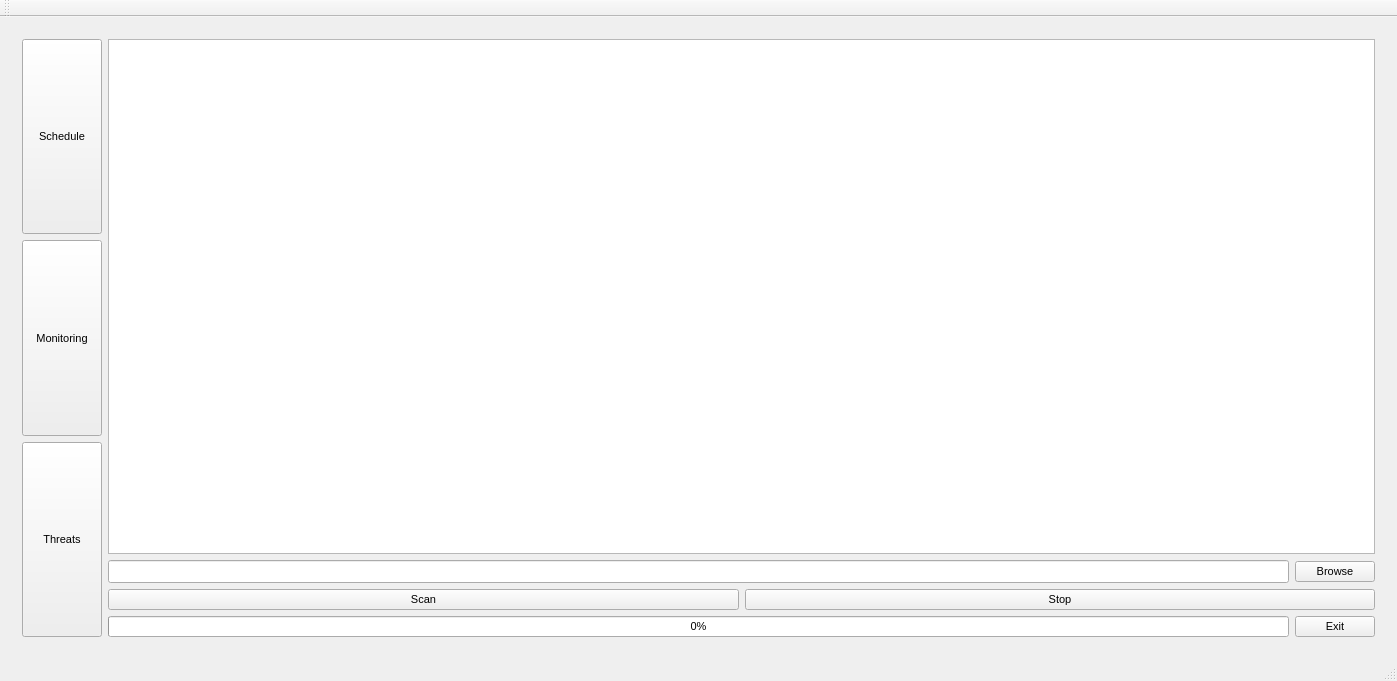
<?xml version="1.0" encoding="UTF-8"?>
<ui version="4.0">
 <class>ClientClass</class>
 <widget class="QMainWindow" name="ClientClass">
  <property name="geometry">
   <rect>
    <x>0</x>
    <y>0</y>
    <width>1397</width>
    <height>681</height>
   </rect>
  </property>
  <property name="font">
   <font>
    <pointsize>8</pointsize>
   </font>
  </property>
  <property name="windowTitle">
   <string>Client</string>
  </property>
  <widget class="QWidget" name="centralWidget">
   <layout class="QGridLayout" name="gridLayout">
    <item row="1" column="0">
     <widget class="QStackedWidget" name="stackedWidget">
      <property name="currentIndex">
       <number>0</number>
      </property>
      <widget class="QWidget" name="page">
       <layout class="QGridLayout" name="gridLayout_5">
        <item row="1" column="1">
         <layout class="QHBoxLayout" name="horizontalLayout_9">
          <item>
           <widget class="QLineEdit" name="pathLineEdit">
            <property name="font">
             <font>
              <pointsize>10</pointsize>
             </font>
            </property>
           </widget>
          </item>
          <item>
           <widget class="QPushButton" name="browseButton">
            <property name="text">
             <string>Browse</string>
            </property>
           </widget>
          </item>
         </layout>
        </item>
        <item row="2" column="1">
         <layout class="QHBoxLayout" name="horizontalLayout_7">
          <item>
           <widget class="QPushButton" name="scanButton">
            <property name="font">
             <font>
              <pointsize>8</pointsize>
             </font>
            </property>
            <property name="text">
             <string>Scan</string>
            </property>
           </widget>
          </item>
          <item>
           <widget class="QPushButton" name="stopScanButton">
            <property name="font">
             <font>
              <pointsize>8</pointsize>
             </font>
            </property>
            <property name="text">
             <string>Stop</string>
            </property>
           </widget>
          </item>
         </layout>
        </item>
        <item row="3" column="1">
         <layout class="QHBoxLayout" name="horizontalLayout_8">
          <item>
           <widget class="QProgressBar" name="scanProgressBar">
            <property name="value">
             <number>0</number>
            </property>
           </widget>
          </item>
          <item>
           <widget class="QPushButton" name="shutDownButton">
            <property name="styleSheet">
             <string notr="true"/>
            </property>
            <property name="text">
             <string>Exit</string>
            </property>
           </widget>
          </item>
         </layout>
        </item>
        <item row="0" column="1">
         <widget class="QTextEdit" name="reportTextEdit">
          <property name="font">
           <font>
            <pointsize>10</pointsize>
           </font>
          </property>
         </widget>
        </item>
        <item row="0" column="0" rowspan="4">
         <layout class="QGridLayout" name="gridLayout_6">
          <item row="2" column="0">
           <widget class="QPushButton" name="reportButton">
            <property name="sizePolicy">
             <sizepolicy hsizetype="Minimum" vsizetype="Expanding">
              <horstretch>0</horstretch>
              <verstretch>0</verstretch>
             </sizepolicy>
            </property>
            <property name="text">
             <string>Threats</string>
            </property>
           </widget>
          </item>
          <item row="1" column="0">
           <widget class="QPushButton" name="monitorPageButton">
            <property name="sizePolicy">
             <sizepolicy hsizetype="Minimum" vsizetype="Expanding">
              <horstretch>0</horstretch>
              <verstretch>0</verstretch>
             </sizepolicy>
            </property>
            <property name="text">
             <string>Monitoring</string>
            </property>
           </widget>
          </item>
          <item row="0" column="0">
           <widget class="QPushButton" name="schedulePageButton">
            <property name="sizePolicy">
             <sizepolicy hsizetype="Minimum" vsizetype="Expanding">
              <horstretch>0</horstretch>
              <verstretch>0</verstretch>
             </sizepolicy>
            </property>
            <property name="text">
             <string>Schedule</string>
            </property>
           </widget>
          </item>
         </layout>
        </item>
       </layout>
      </widget>
      <widget class="QWidget" name="page_2">
       <widget class="QListWidget" name="threatList">
        <property name="geometry">
         <rect>
          <x>180</x>
          <y>20</y>
          <width>1191</width>
          <height>571</height>
         </rect>
        </property>
        <property name="font">
         <font>
          <pointsize>11</pointsize>
         </font>
        </property>
       </widget>
       <widget class="QWidget" name="verticalLayoutWidget">
        <property name="geometry">
         <rect>
          <x>10</x>
          <y>20</y>
          <width>160</width>
          <height>571</height>
         </rect>
        </property>
        <layout class="QVBoxLayout" name="verticalLayout">
         <item>
          <layout class="QHBoxLayout" name="horizontalLayout_2">
           <item>
            <widget class="QPushButton" name="backButton">
             <property name="text">
              <string>Back</string>
             </property>
            </widget>
           </item>
          </layout>
         </item>
         <item>
          <widget class="QPushButton" name="deleteButton">
           <property name="sizePolicy">
            <sizepolicy hsizetype="Minimum" vsizetype="Expanding">
             <horstretch>0</horstretch>
             <verstretch>0</verstretch>
            </sizepolicy>
           </property>
           <property name="text">
            <string>Delete file</string>
           </property>
          </widget>
         </item>
         <item>
          <widget class="QPushButton" name="unQuarantineButton">
           <property name="sizePolicy">
            <sizepolicy hsizetype="Minimum" vsizetype="Expanding">
             <horstretch>0</horstretch>
             <verstretch>0</verstretch>
            </sizepolicy>
           </property>
           <property name="text">
            <string>Remove from quarantine</string>
           </property>
          </widget>
         </item>
         <item>
          <widget class="QPushButton" name="quarantineButton">
           <property name="sizePolicy">
            <sizepolicy hsizetype="Minimum" vsizetype="Expanding">
             <horstretch>0</horstretch>
             <verstretch>0</verstretch>
            </sizepolicy>
           </property>
           <property name="text">
            <string>Quarantine</string>
           </property>
          </widget>
         </item>
        </layout>
       </widget>
      </widget>
      <widget class="QWidget" name="page_3">
       <layout class="QGridLayout" name="gridLayout_2">
        <item row="0" column="0">
         <layout class="QVBoxLayout" name="verticalLayout_2">
          <item>
           <widget class="QPushButton" name="monitorBackButton">
            <property name="text">
             <string>Back</string>
            </property>
           </widget>
          </item>
          <item>
           <widget class="QPushButton" name="monitorButton">
            <property name="sizePolicy">
             <sizepolicy hsizetype="Minimum" vsizetype="Expanding">
              <horstretch>0</horstretch>
              <verstretch>0</verstretch>
             </sizepolicy>
            </property>
            <property name="text">
             <string>Start monitoring</string>
            </property>
           </widget>
          </item>
          <item>
           <widget class="QPushButton" name="stopMonitorButton">
            <property name="sizePolicy">
             <sizepolicy hsizetype="Minimum" vsizetype="Expanding">
              <horstretch>0</horstretch>
              <verstretch>0</verstretch>
             </sizepolicy>
            </property>
            <property name="text">
             <string>Stop monitoring</string>
            </property>
           </widget>
          </item>
         </layout>
        </item>
        <item row="0" column="1">
         <widget class="QTableWidget" name="monitorTable">
          <column>
           <property name="text">
            <string>Folder</string>
           </property>
          </column>
         </widget>
        </item>
        <item row="1" column="0" colspan="2">
         <layout class="QHBoxLayout" name="horizontalLayout">
          <item>
           <widget class="QLineEdit" name="monitorPathEdit">
            <property name="font">
             <font>
              <pointsize>10</pointsize>
             </font>
            </property>
           </widget>
          </item>
          <item>
           <widget class="QPushButton" name="monitorBrowseButton">
            <property name="text">
             <string>Browse</string>
            </property>
           </widget>
          </item>
         </layout>
        </item>
       </layout>
      </widget>
      <widget class="QWidget" name="page_4">
       <layout class="QGridLayout" name="gridLayout_3">
        <item row="0" column="0">
         <layout class="QVBoxLayout" name="verticalLayout_3">
          <item>
           <widget class="QPushButton" name="scheduleBackButton">
            <property name="text">
             <string>Back</string>
            </property>
           </widget>
          </item>
          <item>
           <widget class="QPushButton" name="scheduleScanButton">
            <property name="sizePolicy">
             <sizepolicy hsizetype="Minimum" vsizetype="Expanding">
              <horstretch>0</horstretch>
              <verstretch>0</verstretch>
             </sizepolicy>
            </property>
            <property name="text">
             <string>Schedule</string>
            </property>
           </widget>
          </item>
          <item>
           <widget class="QPushButton" name="cancelScheduleScanButton">
            <property name="sizePolicy">
             <sizepolicy hsizetype="Minimum" vsizetype="Expanding">
              <horstretch>0</horstretch>
              <verstretch>0</verstretch>
             </sizepolicy>
            </property>
            <property name="text">
             <string>Cancel</string>
            </property>
           </widget>
          </item>
         </layout>
        </item>
        <item row="0" column="1">
         <widget class="QTableWidget" name="scheduleScanTable">
          <column>
           <property name="text">
            <string>Folder</string>
           </property>
          </column>
          <column>
           <property name="text">
            <string>Time</string>
           </property>
          </column>
         </widget>
        </item>
        <item row="1" column="0" colspan="2">
         <layout class="QHBoxLayout" name="horizontalLayout_5">
          <item>
           <widget class="QLineEdit" name="schedulePathEdit">
            <property name="font">
             <font>
              <pointsize>10</pointsize>
             </font>
            </property>
           </widget>
          </item>
          <item>
           <widget class="QPushButton" name="scheduleBrowseButton">
            <property name="text">
             <string>Path</string>
            </property>
           </widget>
          </item>
          <item>
           <widget class="QTimeEdit" name="scheduleTimeEdit"/>
          </item>
         </layout>
        </item>
       </layout>
      </widget>
     </widget>
    </item>
   </layout>
  </widget>
  <widget class="QMenuBar" name="menuBar">
   <property name="geometry">
    <rect>
     <x>0</x>
     <y>0</y>
     <width>1397</width>
     <height>23</height>
    </rect>
   </property>
  </widget>
  <widget class="QToolBar" name="mainToolBar">
   <attribute name="toolBarArea">
    <enum>TopToolBarArea</enum>
   </attribute>
   <attribute name="toolBarBreak">
    <bool>false</bool>
   </attribute>
  </widget>
  <widget class="QStatusBar" name="statusBar"/>
 </widget>
 <layoutdefault spacing="6" margin="11"/>
 <resources>
  <include location="Client.qrc"/>
 </resources>
 <connections/>
</ui>
